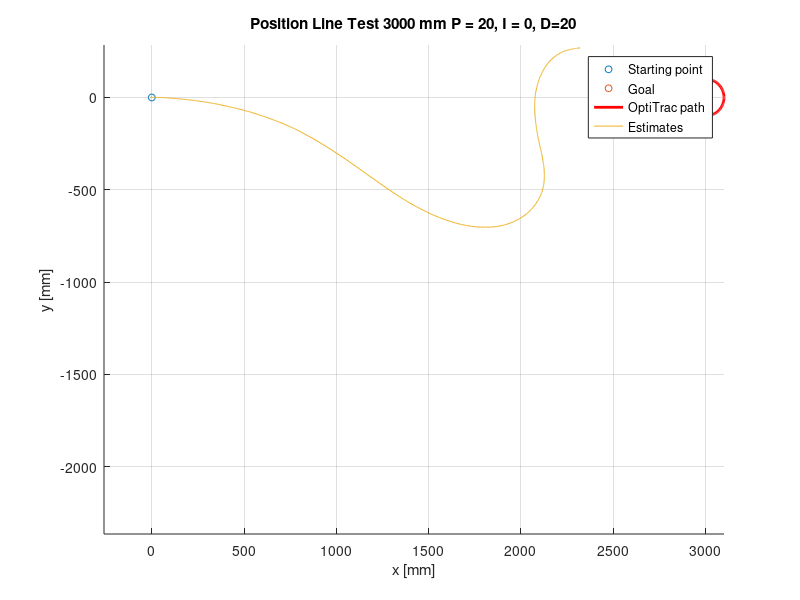

Recreate this plot in MATLAB.
fileID = fopen('motive_P20_I0_D20.txt','r');
fileID2 =fopen('estimates_P20_I0_D20.txt');


axis equal
tline=fgetl(fileID);
%headers = strsplit(tline,','); kan brukes for å fjerne headers (fjerner
%første linje

formatSpec = '%f%f%f%f%f%f%f%f';
formatSpec2 = '%f%f';

datacell = textscan(fileID,formatSpec,'Delimiter',',');
datacell2 = textscan(fileID2,formatSpec2);

time = datacell{2};
X = datacell{6};
Z = datacell{7};
Y = datacell{8};

X2 = datacell2{1};
Y2 = datacell2{2};

figure(1);
hold on;
motiveOffsetX =1585.7;
motiveOffsetY =-171;
plot(0,0,'o','MarkerSize',5);
plot(3000,0,'o','MarkerSize',5);
radius = 100;
viscircles([3000, 0], radius);
plot(X+motiveOffsetX,Y+motiveOffsetY);
plot(X2,-Y2);

grid on;
title('Position Line Test 3000 mm P = 20, I = 0, D=20');
xlabel('x [mm]');
ylabel('y [mm]');
legend('Starting point','Goal','OptiTrac path','Estimates');
hold off;
